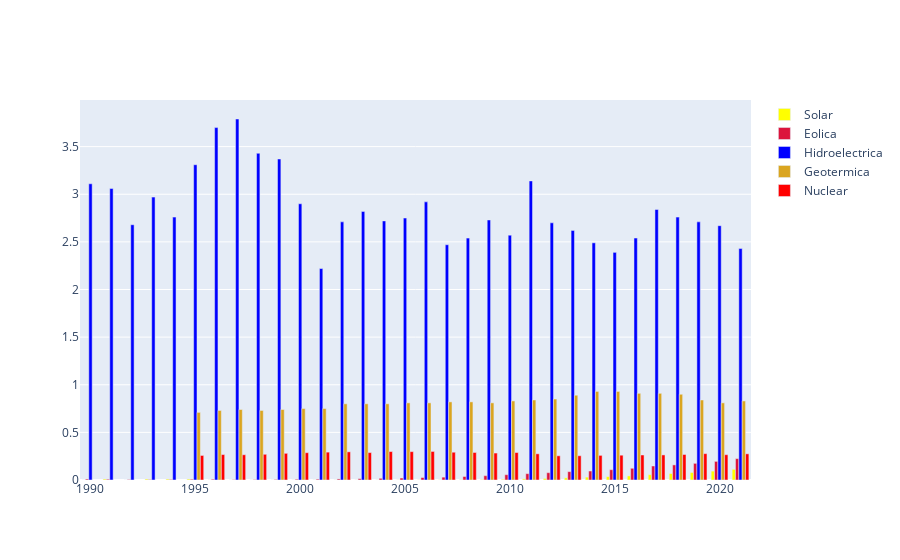

Notebook cell for this chart:
### Code cell
limpias=grafica_consumo_limpio('United States')
limpias
